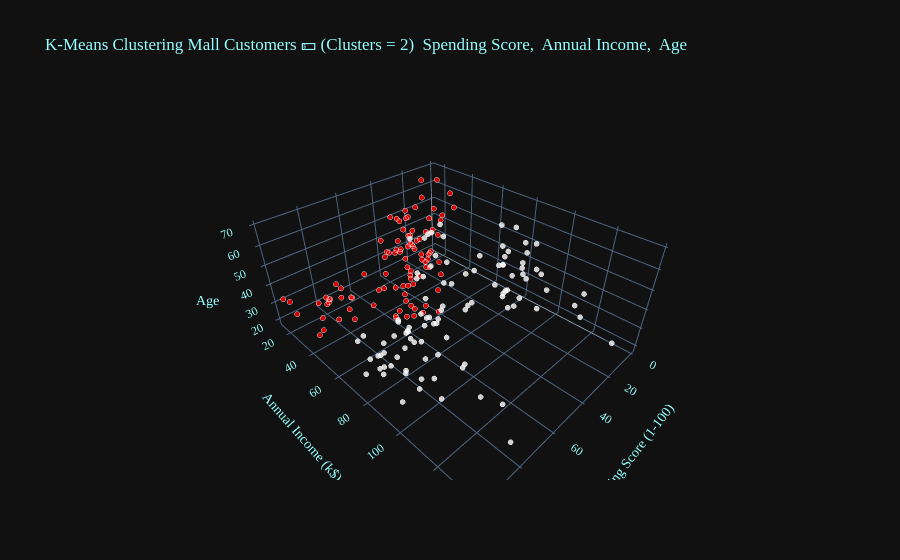

Notebook cell for this chart:
### Markdown cell above
# K-Means Clustering (2-10) Spending Score, Annual Income, Age

### Code cell
for clusters in range (2, 11):    
    kms = KMeans(n_clusters = clusters, init = "k-means++")
    kcluster = pd.DataFrame(kms.fit_predict(df0), columns = ["kcluster"])
    df0["cluster"] = kcluster

    fig = px.scatter_3d(df0, x = "Spending Score (1-100)", y = "Annual Income (k$)", z = "Age",
                        hover_data = ["Age"], color = "cluster", opacity = 0.8,
                        title = f"K-Means Clustering Mall Customers 💵 (Clusters = {clusters})  Spending Score,  Annual Income,  Age",
                        color_continuous_scale = ["#FF0000", "#0000FF", "#FFFF00", 
                                                  "#00EFFF", "#FF00FF", "#FFFFFF"])

    fig.update_traces(marker = dict(size = 3, line = dict(width = 1, color = "#FFFFFF")))
    fig.update_coloraxes(showscale = False)
    fig.update_layout(template = "plotly_dark", font = dict(family = "PT Sans", size = 12, color = "#97FFFF"))
    fig.show()

### Figure 1 — Plotly figure (JSON) as saved in the notebook; plotly's stock layout.template omitted (floating-point values rounded to 4 significant figures; data arrays with more than 128 entries replaced by an {"elided": "..."} marker saying what was removed)
{"data": [{"hovertemplate": "Spending Score (1-100)=%{x}<br>Annual Income (k$)=%{y}<br>Age=%{z}<br>cluster=%{marker.color}<extra></extra>", "legendgroup": "", "marker": {"color": {"elided": "200 int values"}, "coloraxis": "coloraxis", "line": {"color": "#FFFFFF", "width": 1}, "opacity": 0.8, "size": 3, "symbol": "circle"}, "mode": "markers", "name": "", "scene": "scene", "showlegend": false, "type": "scatter3d", "x": {"elided": "200 int values"}, "y": {"elided": "200 int values"}, "z": {"elided": "200 int values"}}], "layout": {"coloraxis": {"colorbar": {"title": {"text": "cluster"}}, "colorscale": [[0.0, "#FF0000"], [0.2, "#0000FF"], [0.4, "#FFFF00"], [0.6, "#00EFFF"], [0.8, "#FF00FF"], [1.0, "#FFFFFF"]], "showscale": false}, "font": {"color": "#97FFFF", "family": "PT Sans", "size": 12}, "legend": {"tracegroupgap": 0}, "scene": {"domain": {"x": [0.0, 1.0], "y": [0.0, 1.0]}, "xaxis": {"title": {"text": "Spending Score (1-100)"}}, "yaxis": {"title": {"text": "Annual Income (k$)"}}, "zaxis": {"title": {"text": "Age"}}}, "title": {"text": "K-Means Clustering Mall Customers 💵 (Clusters = 2)  Spending Score,  Annual Income,  Age"}}}
